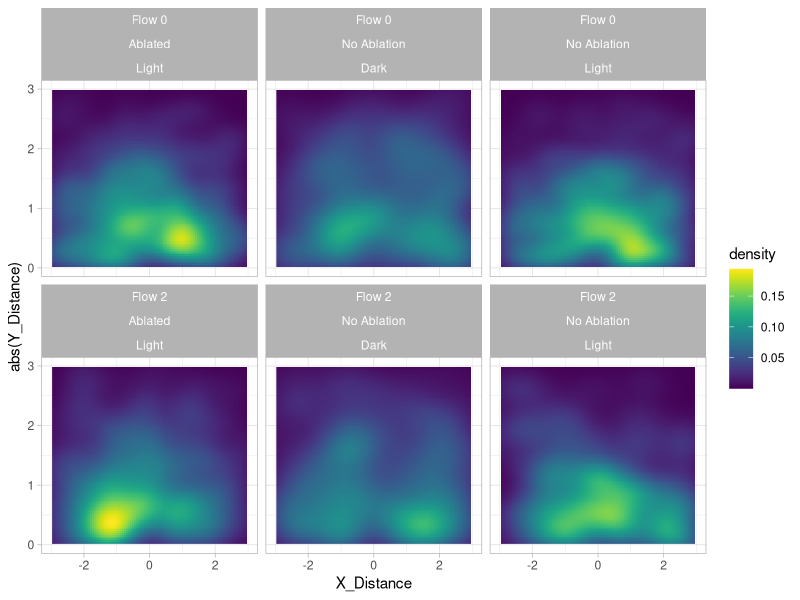

Source code (R): (Note: this script raises an error after producing the figure.)
## ---- chunk 1
library(tidyverse)
library(ggplot2)
library(car)
library(mgcv)
library(viridis)
## ---- chunk 2
rad2deg <- function(rad) {(rad * 180) / (pi)}
deg2rad <- function(deg) {(deg * pi) / (180)}
round_any <- function(x, accuracy, f=round){f(x/ accuracy) * accuracy}
ang_mean <- function(x){rad2deg(atan(mean(sin(deg2rad(x)))/mean(cos(deg2rad(x)))))}
## ---- chunk 3
max_x <- 2
min_x <- 2

max_y <- 2
min_y <- 0

max_d <- 2
## ---- chunk 4
comp_data <- read.csv("Fish_Comp_Values.csv")
comp_data <- na.omit(comp_data)

comp_data <- comp_data %>% mutate(Flow = ifelse(Flow == "0", "Flow 0", "Flow 2")) %>%
                           mutate(Ablation = ifelse(Ablation == "N", "No Ablation", "Ablated")) %>%
                           mutate(Darkness = ifelse(Darkness == "N", "Light", "Dark")) %>%
                           mutate(Speed_Diff = abs(Speed_Diff)) %>%
                           mutate(Heading_Diff = abs(Heading_Diff)) %>%
                           filter(Speed_Diff <= 6) %>% 
                           mutate(quarter_heading_diff = abs(abs(Heading_Diff-90)-90)) %>%
                           mutate(Is_Aligned = ifelse(Heading_Diff < 30, 1, 0)) %>%
                           mutate(Is_Reversed = ifelse(Heading_Diff > 150, 1, 0))

sum_comp_data <- comp_data %>% mutate(X_Distance = round_any(X_Distance,0.25), 
                                      Y_Distance = round_any(abs(Y_Distance),0.25)) %>%
                               group_by(Flow,Ablation,Darkness,X_Distance,Y_Distance) %>%
                               summarise(Speed_Diff = mean(Speed_Diff),
                                         Heading_Diff = ang_mean(Heading_Diff),
                                         Sync = mean(Sync),
                                         Quarter_Heading_Diff = mean(quarter_heading_diff),
                                         Is_Aligned = mean(Is_Aligned),
                                         Is_Reversed = mean(Is_Reversed))
## ---- chunk 5
ggplot(comp_data , aes(x = X_Distance, y = abs(Y_Distance)))+
  stat_density_2d(aes(fill = ..density..), geom = "raster", contour = FALSE) +
  scale_fill_viridis() +
  facet_wrap(~ Flow + Ablation + Darkness) +
  xlim(-3,3) + 
  ylim(0,3) +
  theme_light()
## ---- chunk 6
#Dataframe for Predictions

d <- seq(from = 0, to = 2, by = 0.1)
a <- seq(from = 0, to = 180, by = 10)

x <- seq(from = -sqrt(2), to = sqrt(2), by = 0.1)
y <- seq(from = 0, to = sqrt(2), by = 0.1)

flows <- c("Flow 0", "Flow 2")
ablation <- c("No Ablation", "Ablated")
dark <- c("Light","Dark")

#predict_df <- expand.grid(Distance = d, Angle = a, Flow = flows, Ablation = ablation, Darkness = dark)
#predict_df <- predict_df %>% mutate(X_Distance = Distance*(cos(deg2rad(Angle))), Y_Distance = Distance*(sin(deg2rad(Angle))))

predict_df <- expand.grid(X_Distance = x, Y_Distance = y, Flow = flows, Ablation = ablation, Darkness = dark)
predict_df <- predict_df %>% mutate(Distance = sqrt(X_Distance**2 + Y_Distance**2), Angle = rad2deg(atan(Y_Distance/X_Distance)))

predict_df <- predict_df %>% filter(!(Ablation == "Ablated" & Darkness == 'Dark'))
predict_df <- na.omit(predict_df)

## ---- chunk 7
# speed_gam <- gam(Speed_Diff ~ s(Distance)+s(Angle)+s(Distance,Angle)+
#                               Flow+s(Distance,by=Flow)+s(Angle,by=Flow)+s(Distance,Angle,by=Flow)+
#                               Darkness+s(Distance,by=Darkness)+s(Angle,by=Darkness)+s(Distance,Angle,by=Darkness)+
#                               Ablation+s(Distance,by=Ablation)+s(Angle,by=Ablation)+s(Distance,Angle,by=Ablation),
#                               data = comp_data %>% mutate(Flow = as.factor(Flow),
#                                                           Darkness = as.factor(Darkness),
#                                                           Ablation = as.factor(Ablation)))
## ---- chunk 8
summary(speed_gam)
speed_pred <- predict_df %>% mutate(Speed_Diff = predict.gam(speed_gam,predict_df))
## ---- chunk 9
ggplot(speed_pred, aes(x = Distance, y = Speed_Diff))+
  geom_smooth()+
  scale_fill_viridis() +
  facet_wrap(~ Flow + Ablation + Darkness) +
  theme_light()

ggplot(speed_pred, aes(x = Angle, y = Speed_Diff))+
  geom_smooth()+
  scale_fill_viridis() +
  facet_wrap(~ Flow + Ablation + Darkness) +
  theme_light()
## ---- chunk 10
ggplot(speed_pred, aes(x = X_Distance, y = Y_Distance, fill = Speed_Diff))+
  geom_tile()+
  scale_fill_viridis() +
  facet_wrap(~ Flow + Ablation + Darkness) +
  theme_light()

ggplot(sum_comp_data , aes(x = X_Distance, y = Y_Distance, fill = Speed_Diff))+
  geom_tile() +
  scale_fill_viridis() +
  facet_wrap(~ Flow + Ablation + Darkness) +
  xlim(-2,2) + 
  ylim(0,2) +
  theme_light()
## ---- chunk 11
comp_data <- comp_data %>% mutate(quarter_heading_diff = abs(abs(Heading_Diff-90)-90)) %>%
                           mutate(Is_Aligned = ifelse(Heading_Diff < 30, 1, 0)) %>%
                           mutate(Is_Reversed = ifelse(Heading_Diff > 150, 1, 0))
## ---- chunk 12
# heading_gam <- gam(Heading_Diff ~ s(Distance)+s(Angle)+s(Distance,Angle)+
#                               Flow+s(Distance,by=Flow)+s(Angle,by=Flow)+s(Distance,Angle,by=Flow)+
#                               Darkness+s(Distance,by=Darkness)+s(Angle,by=Darkness)+s(Distance,Angle,by=Darkness)+
#                               Ablation+s(Distance,by=Ablation)+s(Angle,by=Ablation)+s(Distance,Angle,by=Ablation),
#                               data = comp_data %>% mutate(Flow = as.factor(Flow),
#                                                           Darkness = as.factor(Darkness),
#                                                           Ablation = as.factor(Ablation)))
## ---- chunk 13
summary(heading_gam)
heading_pred <- predict_df %>% mutate(Heading_Diff = predict.gam(heading_gam,predict_df))
## ---- chunk 14
ggplot(heading_pred, aes(x = Distance, y = Heading_Diff))+
  geom_smooth()+
  scale_fill_viridis() +
  facet_wrap(~ Flow + Ablation + Darkness) +
  theme_light()

ggplot(heading_pred, aes(x = Angle, y = Heading_Diff))+
  geom_smooth()+
  scale_fill_viridis() +
  facet_wrap(~ Flow + Ablation + Darkness) +
  theme_light()
## ---- chunk 15
# ggplot(heading_pred, aes(x = X_Distance, y = Y_Distance, fill = Heading_Diff))+
#   geom_tile()+
#   scale_fill_viridis() +
#   facet_wrap(~ Flow + Ablation + Darkness) +
#   theme_light()

ggplot(sum_comp_data, aes(x = X_Distance, y = Y_Distance, fill = Quarter_Heading_Diff)) +
  geom_tile()+
  xlim(-2,2) +
  ylim(0,2) +
  facet_wrap(~ Flow + Ablation + Darkness) +
  scale_fill_viridis() +
  theme_light()

ggplot(sum_comp_data, aes(x = X_Distance, y = Y_Distance, fill = Is_Aligned)) +
  geom_tile()+
  xlim(-2,2) +
  ylim(0,2) +
  facet_wrap(~ Flow + Ablation + Darkness) +
  scale_fill_gradient(low = "#EEEEEE",high = "#FF0000") +
  theme_light()

ggplot(sum_comp_data, aes(x = X_Distance, y = Y_Distance, fill = Is_Reversed)) +
  geom_tile()+
  xlim(-2,2) +
  ylim(0,2) +
  facet_wrap(~ Flow + Ablation + Darkness) +
  scale_fill_gradient(low = "#EEEEEE",high = "#0000FF") +
  theme_light()

## ---- chunk 16
# sync_gam <- gam(Sync ~ s(Distance)+s(Angle)+s(Distance,Angle)+
#                               Flow+s(Distance,by=Flow)+s(Angle,by=Flow)+s(Distance,Angle,by=Flow)+
#                               Darkness+s(Distance,by=Darkness)+s(Angle,by=Darkness)+s(Distance,Angle,by=Darkness)+
#                               Ablation+s(Distance,by=Ablation)+s(Angle,by=Ablation)+s(Distance,Angle,by=Ablation),
#                               data = comp_data %>% mutate(Flow = as.factor(Flow),
#                                                           Darkness = as.factor(Darkness),
#                                                           Ablation = as.factor(Ablation)))
## ---- chunk 17
summary(sync_gam)
sync_pred <- predict_df %>% mutate(Sync = predict.gam(sync_gam,predict_df))
## ---- chunk 18

#All variables
#speed_m_all = lm(crim~.,data = Boston)

#No variables
#m0 = lm(crim~1,data = Boston)

## ---- chunk 19
ggplot(sync_pred, aes(x = Distance, y = Sync))+
  geom_smooth()+
  scale_fill_viridis() +
  facet_wrap(~ Flow + Ablation + Darkness) +
  theme_light()

ggplot(sync_pred, aes(x = Angle, y = Sync))+
  geom_smooth()+
  scale_fill_viridis() +
  facet_wrap(~ Flow + Ablation + Darkness) +
  theme_light()
## ---- chunk 20
ggplot(sync_pred, aes(x = X_Distance, y = Y_Distance, fill = Sync))+
  geom_tile()+
  scale_fill_viridis() +
  facet_wrap(~ Flow + Ablation + Darkness) +
  theme_light()

ggplot(sum_comp_data , aes(x = X_Distance, y = Y_Distance, fill = abs(Sync)))+
  geom_tile() +
  scale_fill_viridis() +
  facet_wrap(~ Flow + Ablation + Darkness) +
  xlim(-3,3) + 
  ylim(0,3) +
  theme_light()
